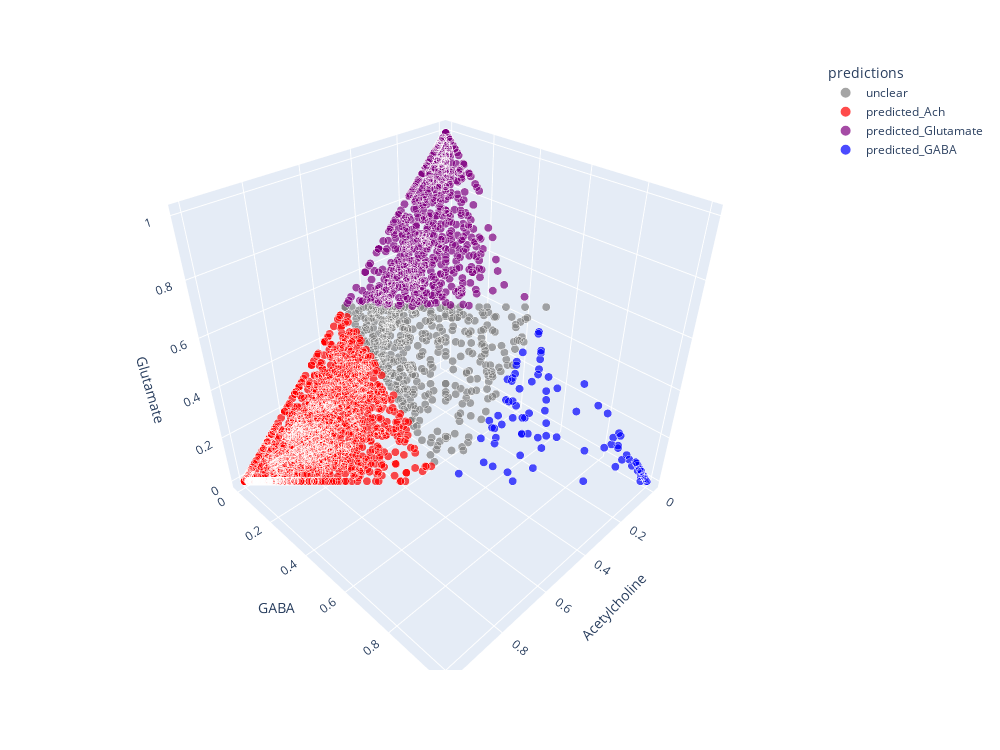

Source (notebook cell):
### Code cell
import seaborn as sns
import matplotlib.pyplot as plt
import plotly.express as px

fig = px.scatter_3d(NT_fractions, x='Acetylcholine', y='GABA', z='Glutamate', size=len(NT_fractions.index)*[1], size_max=8, color='predictions', color_discrete_sequence=['gray', 'red', 'purple', 'blue'] , width=1000, height=750)
fig.show()

### Figure 1 — Plotly figure (JSON) as saved in the notebook; plotly's stock layout.template omitted (floating-point values rounded to 4 significant figures; data arrays with more than 128 entries replaced by an {"elided": "..."} marker saying what was removed)
{"data": [{"hovertemplate": "predictions=unclear<br>Acetylcholine=%{x}<br>GABA=%{y}<br>Glutamate=%{z}<br>size=%{marker.size}<extra></extra>", "legendgroup": "unclear", "marker": {"color": "gray", "size": {"elided": "423 int values"}, "sizemode": "area", "sizeref": 0.01562, "symbol": "circle"}, "mode": "markers", "name": "unclear", "scene": "scene", "showlegend": true, "type": "scatter3d", "x": {"elided": "423 float values"}, "y": {"elided": "423 float values"}, "z": {"elided": "423 float values"}}, {"hovertemplate": "predictions=predicted_Ach<br>Acetylcholine=%{x}<br>GABA=%{y}<br>Glutamate=%{z}<br>size=%{marker.size}<extra></extra>", "legendgroup": "predicted_Ach", "marker": {"color": "red", "size": {"elided": "1780 int values"}, "sizemode": "area", "sizeref": 0.01562, "symbol": "circle"}, "mode": "markers", "name": "predicted_Ach", "scene": "scene", "showlegend": true, "type": "scatter3d", "x": {"elided": "1780 float values"}, "y": {"elided": "1780 float values"}, "z": {"elided": "1780 float values"}}, {"hovertemplate": "predictions=predicted_Glutamate<br>Acetylcholine=%{x}<br>GABA=%{y}<br>Glutamate=%{z}<br>size=%{marker.size}<extra></extra>", "legendgroup": "predicted_Glutamate", "marker": {"color": "purple", "size": {"elided": "716 int values"}, "sizemode": "area", "sizeref": 0.01562, "symbol": "circle"}, "mode": "markers", "name": "predicted_Glutamate", "scene": "scene", "showlegend": true, "type": "scatter3d", "x": {"elided": "716 float values"}, "y": {"elided": "716 float values"}, "z": {"elided": "716 float values"}}, {"hovertemplate": "predictions=predicted_GABA<br>Acetylcholine=%{x}<br>GABA=%{y}<br>Glutamate=%{z}<br>size=%{marker.size}<extra></extra>", "legendgroup": "predicted_GABA", "marker": {"color": "blue", "size": [1, 1, 1, 1, 1, 1, 1, 1, 1, 1, 1, 1, 1, 1, 1, 1, 1, 1, 1, 1, 1, 1, 1, 1, 1, 1, 1, 1, 1, 1, 1, 1, 1, 1, 1, 1, 1, 1, 1, 1, 1, 1, 1, 1, 1, 1, 1, 1, 1, 1, 1, 1, 1, 1, 1, 1, 1, 1, 1, 1, 1, 1, 1, 1, 1, 1, 1, 1, 1, 1, 1, 1, 1, 1, 1, 1, 1, 1, 1, 1, 1, 1, 1, 1, 1, 1, 1, 1, 1, 1], "sizemode": "area", "sizeref": 0.01562, "symbol": "circle"}, "mode": "markers", "name": "predicted_GABA", "scene": "scene", "showlegend": true, "type": "scatter3d", "x": [0.075, 0.007519, 0.09, 0.1609, 0.3077, 0.2754, 0, 0.3333, 0.0125, 0.2424, 0.01587, 0.1519, 0.1111, 0.1951, 0.0155, 0, 0, 0, 0, 0.1837, 0.2333, 0.3617, 0.2143, 0.00431, 0, 0, 0.03518, 0.1233, 0, 0.01471, 0, 0.004184, 0, 0.008197, 0, 0, 0.1667, 0.1429, 0, 0.4565, 0, 0.2273, 0.02083, 0.2167, 0.1574, 0.03077, 0.1848, 0, 0.1515, 0.05732, 0.2184, 0.2121, 0.01205, 0, 0.2182, 0.08889, 0.3243, 0.05357, 0.3784, 0.09449, 0.303, 0.02381, 0.05769, 0.05769, 0, 0.2791, 0.1207, 0.1579, 0.1728, 0.3333, 0.1171, 0.075, 0.1333, 0.0125, 0, 0.2424, 0.1071, 0.3509, 0.2642, 0.02041, 0.2, 0.2778, 0.3125, 0.2286, 0.1918, 0.07895, 0.2083, 0.1852, 0.2432, 0.3043], "y": [0.725, 0.9624, 0.56, 0.7126, 0.5385, 0.5362, 0.87, 0.641, 0.925, 0.6212, 0.9841, 0.6456, 0.8013, 0.6098, 0.7054, 0.9455, 0.9963, 0.9492, 0.9839, 0.551, 0.5333, 0.5957, 0.6905, 0.9828, 0.9871, 0.993, 0.8593, 0.5068, 0.8621, 0.9412, 0.9661, 0.9749, 0.9962, 0.9795, 0.9909, 0.972, 0.6667, 0.5714, 0.971, 0.5217, 1, 0.6364, 0.8542, 0.5667, 0.5093, 0.9077, 0.6848, 0.8056, 0.5051, 0.9013, 0.5517, 0.6061, 0.7711, 1, 0.6, 0.6444, 0.5676, 0.5179, 0.5676, 0.6063, 0.5455, 0.881, 0.8462, 0.5192, 0.9545, 0.5581, 0.6207, 0.8421, 0.5185, 0.6667, 0.5766, 0.55, 0.6333, 0.9125, 0.9459, 0.5758, 0.5714, 0.5263, 0.6981, 0.8776, 0.5077, 0.6481, 0.5625, 0.5429, 0.5205, 0.5526, 0.6667, 0.5185, 0.6216, 0.5217], "z": [0.2, 0.03008, 0.35, 0.1264, 0.1538, 0.1884, 0.13, 0.02564, 0.0625, 0.1364, 0, 0.2025, 0.08754, 0.1951, 0.2791, 0.05455, 0.003731, 0.05085, 0.01613, 0.2653, 0.2333, 0.04255, 0.09524, 0.01293, 0.01293, 0.007042, 0.1055, 0.3699, 0.1379, 0.04412, 0.0339, 0.02092, 0.003817, 0.0123, 0.009091, 0.02797, 0.1667, 0.2857, 0.02899, 0.02174, 0, 0.1364, 0.125, 0.2167, 0.3333, 0.06154, 0.1304, 0.1944, 0.3434, 0.0414, 0.2299, 0.1818, 0.2169, 0, 0.1818, 0.2667, 0.1081, 0.4286, 0.05405, 0.2992, 0.1515, 0.09524, 0.09615, 0.4231, 0.04545, 0.1628, 0.2586, 0, 0.3086, 0, 0.3063, 0.375, 0.2333, 0.075, 0.05405, 0.1818, 0.3214, 0.1228, 0.03774, 0.102, 0.2923, 0.07407, 0.125, 0.2286, 0.2877, 0.3684, 0.125, 0.2963, 0.1351, 0.1739]}], "layout": {"height": 750, "legend": {"itemsizing": "constant", "title": {"text": "predictions"}, "tracegroupgap": 0}, "margin": {"t": 60}, "scene": {"domain": {"x": [0, 1], "y": [0, 1]}, "xaxis": {"title": {"text": "Acetylcholine"}}, "yaxis": {"title": {"text": "GABA"}}, "zaxis": {"title": {"text": "Glutamate"}}}, "width": 1000}}
